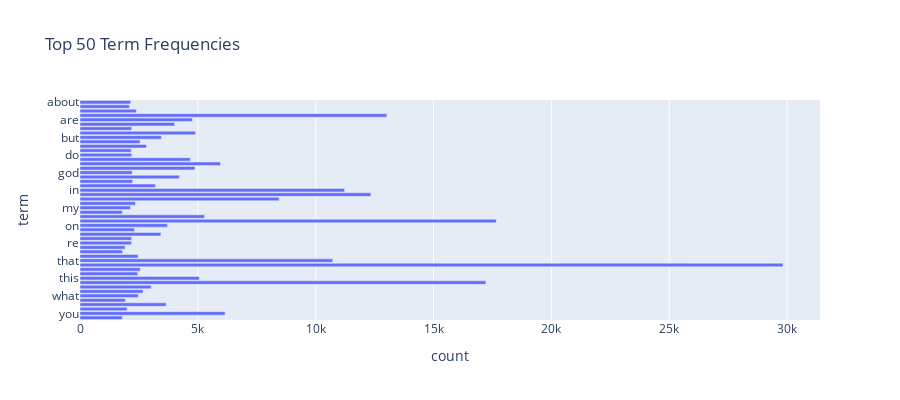

The code cell stored with this chart in its notebook:
### Markdown cell above
### >>> **Exercise 13 (take home):** 
The chart above only contains 300 vocabulary in the documents, and it's already computationally intensive to both compute and visualize. Can you efficiently reduce the number of terms you want to visualize as an exercise.

### Code cell
# Answer here

#Below is an example: 300 -> 50

# 1. compute the term frequency
term_counts = np.asarray(X_counts.sum(axis=0)).ravel()
feature_names = count_vect.get_feature_names_out()

# 2. build dataframe
df = pd.DataFrame({"term": feature_names, "count": term_counts})
df_top = df.sort_values("count", ascending=False).head(50)

# 3. plot barchart with plotly
fig = px.bar(df_top.sort_values("term"), 
             x="count", y="term",
             orientation="h",
             title="Top 50 Term Frequencies")

fig.update_layout(yaxis=dict(autorange="reversed"))
fig.update_layout(height=400)
fig.show()

### Figure 1 — Plotly figure (JSON) as saved in the notebook; plotly's stock layout.template omitted (floating-point values rounded to 4 significant figures)
{"data": [{"hovertemplate": "count=%{x}<br>term=%{y}<extra></extra>", "legendgroup": "", "marker": {"color": "#636efa", "pattern": {"shape": ""}}, "name": "", "orientation": "h", "showlegend": false, "textposition": "auto", "type": "bar", "x": [2148, 2093, 2393, 13017, 4769, 4015, 2191, 4898, 3453, 2548, 2818, 2172, 2193, 4675, 5962, 4877, 2216, 4218, 2232, 3208, 11226, 12343, 8447, 2353, 2143, 1791, 5285, 17660, 3709, 2312, 3432, 2192, 2186, 1912, 1802, 2464, 10723, 29825, 2556, 2448, 5063, 17222, 3020, 2674, 2472, 1925, 3655, 2000, 6157, 1793], "xaxis": "x", "y": ["about", "all", "an", "and", "are", "as", "at", "be", "but", "by", "can", "com", "do", "edu", "for", "from", "god", "have", "he", "if", "in", "is", "it", "lines", "my", "no", "not", "of", "on", "one", "or", "organization", "re", "so", "some", "subject", "that", "the", "there", "they", "this", "to", "was", "we", "what", "will", "with", "would", "you", "your"], "yaxis": "y"}], "layout": {"barmode": "relative", "height": 400, "legend": {"tracegroupgap": 0}, "title": {"text": "Top 50 Term Frequencies"}, "xaxis": {"anchor": "y", "domain": [0, 1], "title": {"text": "count"}}, "yaxis": {"anchor": "x", "autorange": "reversed", "domain": [0, 1], "title": {"text": "term"}}}}
